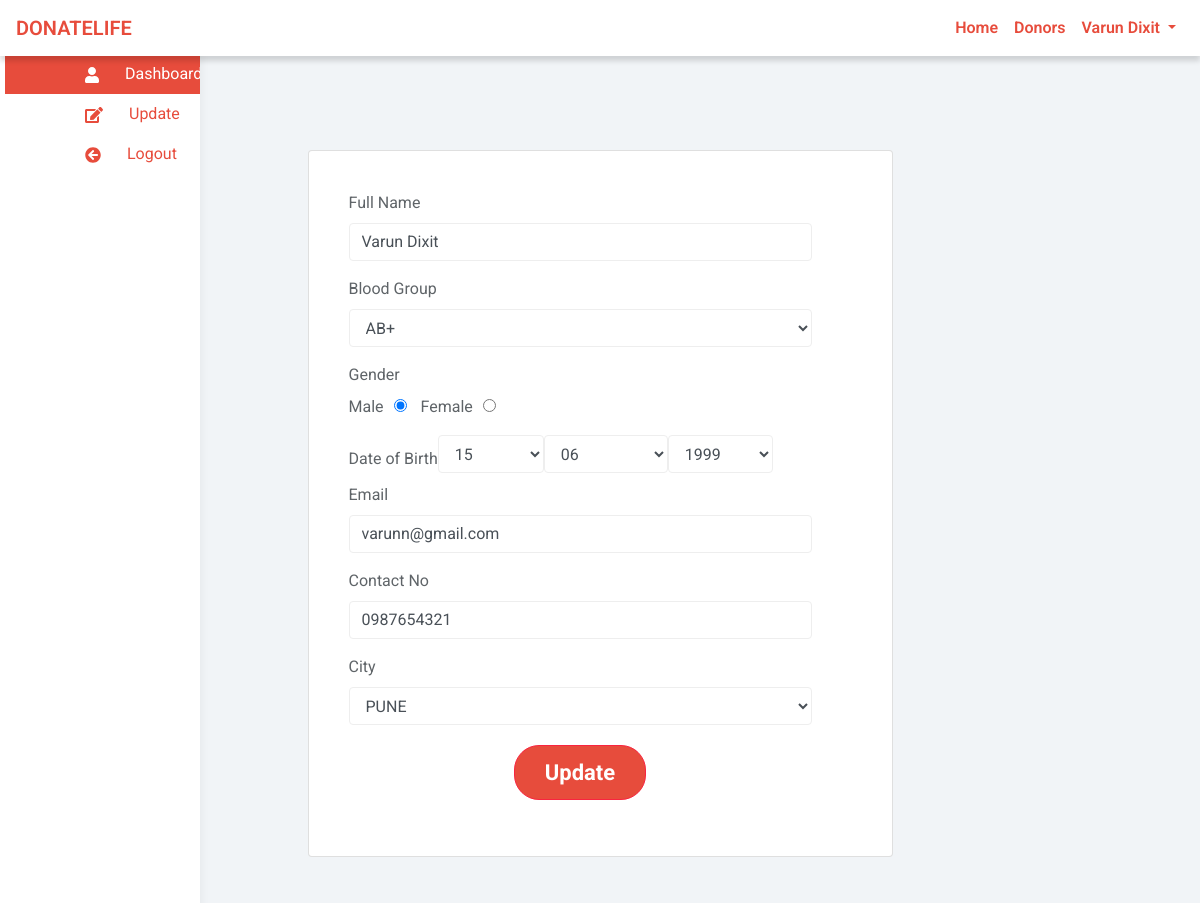
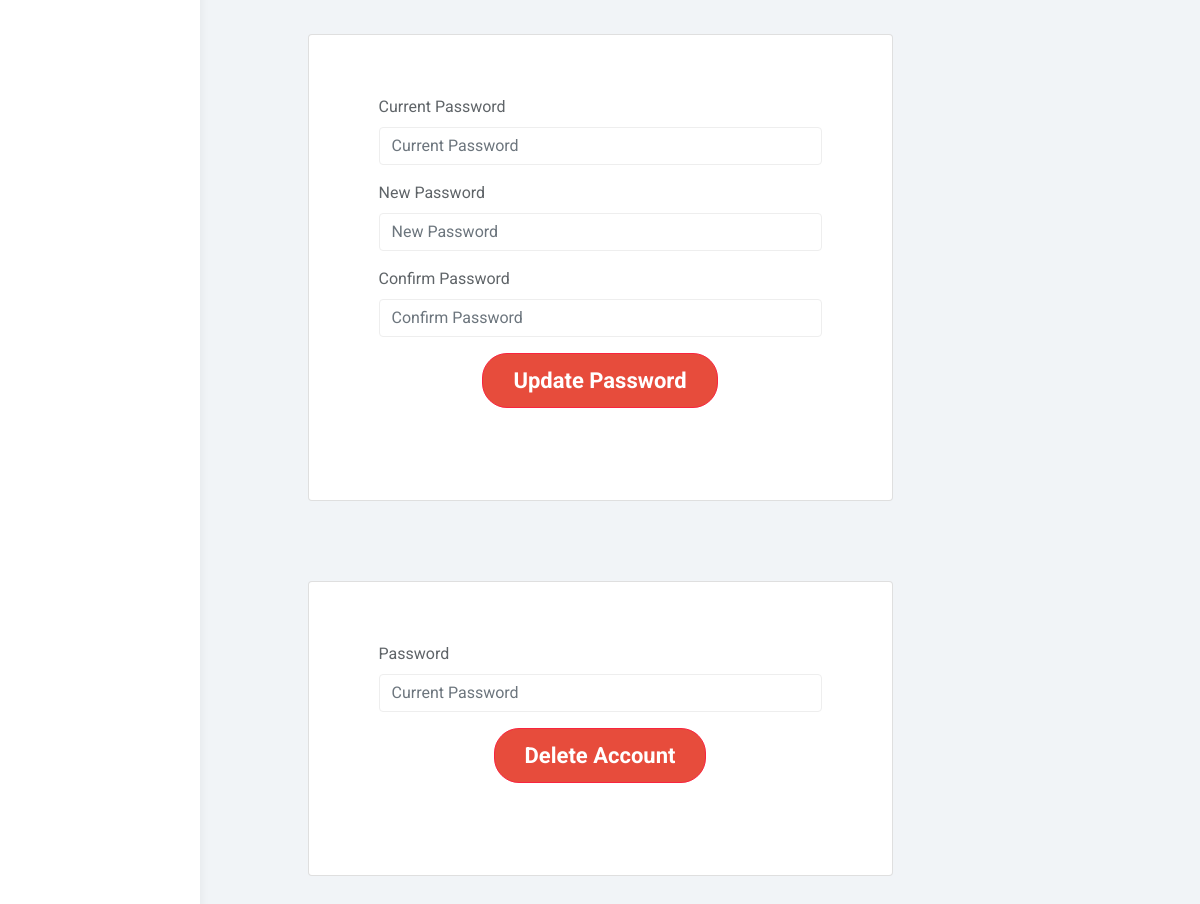
Page /user/update.php (signed in) on the committed database (2 pictures, top to bottom).
### tables this page shows
CREATE TABLE `donor` (
  `id` int(11) NOT NULL,
  `name` varchar(50) NOT NULL,
  `gender` varchar(10) NOT NULL,
  `email` varchar(50) NOT NULL,
  `city` varchar(50) NOT NULL,
  `dob` varchar(20) NOT NULL,
  `contact_No` varchar(16) NOT NULL,
  `save_life_date` varchar(20) NOT NULL,
  `password` varchar(100) NOT NULL,
  `blood_group` varchar(10) NOT NULL,
  `no_of_units` int(1) NOT NULL DEFAULT 1
);

### user/update.php (the view, shortened to what this page needs)
<?php
	include 'include/header.php';
	if(isset($_SESSION['user_id']) && !empty($_SESSION['user_id'])){
					?>
					<?php
	$sql="SELECT * FROM donor WHERE id=".$_SESSION['user_id'];
	$result=mysqli_query($connection,$sql);
	if(mysqli_num_rows($result)>0){
		while($row=mysqli_fetch_assoc($result)){
			$name=$row['name'];
			$blood_group=$row['blood_group'];
			$gender=$row['gender'];
			$email=$row['email'];
			$contact=$row['contact_No'];
			$city=$row['city'];
			$dob=$row['dob'];
			$date=explode("-",$dob);
		}
	}
				?>
				<?php
	include 'include/sidebar.php';
?>
			<div class="container" style="padding: 60px 0;">
			<div class="row">
				<div class=" card col-md-6 offset-md-3">
					<div class="panel panel-default" style="padding: 20px;">
					<form class="form-group" action="" method="post">
				<div class="form-group">
					<label for="fullname">Full Name</label>
					<input type="text" name="name" id="fullname" placeholder="Full Name" required pattern="[A-Za-z/\s]+" title="Only lower and upper case and space" class="form-control" value="<?php if(isset($name)) echo $name; ?>">
				</div>
				<div class="form-group">
					<label for="name">Blood Group</label><br>
					<select class="form-control demo-default" id="blood_group" name="blood_group" required>
						<?php if(isset($blood_group)) echo '<option selected="" value="'.$blood_group.'">'.$blood_group.'</option>'; ?>
					</select>
				</div>
				<div class="form-group">
						<label for="gender">Gender</label><br>
						Male<input type="radio" name="gender" id="gender" value="Male" style="margin-left:10px; margin-right:10px;" checked>
						Female<input type="radio" name="gender" id="gender" value="Female" style="margin-left:10px;" <?php if(isset($gender)){if($gender=="Female") echo 'checked';} ?>>
				</div>
				<div class="form-inline">
					<label for="name">Date of Birth</label><br>
					<select class="form-control demo-default" id="date" name="day" style="margin-bottom:10px;" required>
						<?php if(isset($date['2'])) echo '<option selected="" value="'.$date['2'].'">'.$date['2'].'</option>'; ?>
					</select>
					<select class="form-control demo-default" name="month" id="month" style="margin-bottom:10px;" required>
						<?php if(isset($date['1'])) echo '<option selected="" value="'.$date['1'].'">'.$date['1'].'</option>'; ?>
					</select>
					<select class="form-control demo-default" id="year" name="year" style="margin-bottom:10px;" required>
						<?php if(isset($date['0'])) echo '<option selected="" value="'.$date['0'].'">'.$date['0'].'</option>'; ?>
					</select>
				</div>
				<div class="form-group">
					<label for="fullname">Email</label>
					<input type="text" name="email" id="email" placeholder="Email" pattern="[a-z0-9._%+-]+@[a-z0-9.-]+\.[a-z]{2,4}$" title="Please write correct email" class="form-control" value="<?php if(isset($email)) echo $email; ?>">
				</div>
				<div class="form-group">
					<label for="contact_no">Contact No</label>
					<input type="text" name="contact_no" placeholder="9********" class="form-control" required pattern="^\d{10}$" title="10 numeric characters only" maxlength="10" value="<?php if(isset($contact)) echo $contact; ?>">
				</div>
				<div class="form-group">
					<label for="city">City</label>
					<select name="city" id="city" class="form-control demo-default" required>
						<?php if(isset($city)) echo '<option selected="" value="'.$city.'">'.$city.'</option>'; ?>
					</select>
				</div>
				<div class="form-group">
					<button id="submit" name="submit" type="submit" class="btn btn-lg btn-danger center-aligned" style="margin-top: 20px;">Update</button>
				</div>
			</form>
					</div>
				</div>
				<div class="card col-md-6 offset-md-3">
					<div class="panel panel-default" style="padding: 20px;">
						<form action="" method="post" class="form-group form-container" >
							<div class="form-group">
								<label for="oldpassword">Current Password</label>
								<input type="password" required name="old_password" placeholder="Current Password" class="form-control">
							</div>
							<div class="form-group">
								<label for="newpassword">New Password</label>
								<input type="password" required name="new_password" placeholder="New Password" class="form-control">
							</div>
							<div class="form-group">
								<label for="c_password">Confirm Password</label>
								<input type="password" required name="c_password" placeholder="Confirm Password" class="form-control">
							</div>
							<div class="form-group">
								<button class="btn btn-lg btn-danger center-aligned" type="submit" name="update_pass">Update Password</button>
							</div>
						</form>
					</div>
				</div>
				<div class="card col-md-6 offset-md-3">
					<div class="panel panel-default" style="padding: 20px;">
						<form action="" method="post" class="form-group form-container" >
							<div class="form-group">
								<label for="oldpassword">Password</label>
								<input type="password" required name="account_password" placeholder="Current Password" class="form-control">
							</div>
							<div class="form-group">
								<button class="btn btn-lg btn-danger center-aligned" type="submit" name="delete_account">Delete Account</button>
							</div>
						</form>
					</div>
				</div>
			</div>
		</div>
<?php
}
else{
	header("Location: ../index.php");
}
include 'include/footer.php';
 ?>

### css/custom.css (style rules this page uses)
@media (min-width: 768px) { .form-group { text-align: center; } }
.form-group { padding-right: 20px; }
.btn-danger { background-color: #e74c3c; border-radius: 25px; padding: 10px 30px; font-size: 22px; font-weight: 700; }
.center-aligned { display: table; margin: 0 auto; }
.card { width: 350px; padding: 20px; margin-top: 40px; margin-bottom: 40px; }

### css/styles.css (style rules this page uses)
.form-control { border: 1px solid #eee; box-shadow: none; }
.btn-danger, .btn-danger:hover, .btn-danger:focus, .btn-danger:active, .btn-danger.active, .open > .dropdown-toggle.btn-danger, .btn-danger.disabled, .btn-danger[disabled], fieldset[disabled] .btn-danger, .btn-danger.disabled:hover, .btn-danger[disabled]:hover, fieldset[disabled] .btn-danger:hover, .btn-danger.disabled:focus, .btn-danger[disabled]:focus, fieldset[disabled] .btn-danger:focus, .btn-danger.disabled:active, .btn-danger[disabled]:active, fieldset[disabled] .btn-danger:active, .btn-danger.disabled.active, .btn-danger[disabled].active, fieldset[disabled] .btn-danger.active { background-color: #f9243f; border-color: #f9243f; }
.panel { border: 0; }
.btn-danger { background-color: #e74c3c; border-radius: 25px; padding: 10px 30px; font-size: 22px; font-weight: 700; }
.center-aligned { display: table; margin: 0 auto; }

### user/update.php (style rules this page uses)
.form-group { text-align: left; }
.form-container { padding: 20px 10px 20px 30px; }

### rows in the picture
donor: name "Varun Dixit", blood_group "AB+", day "15", month "06", year "1999", email "varunn@gmail.com", contact_no "0987654321", city "PUNE"

### other values in the picture
$_SESSION['name'] "Varun Dixit"
